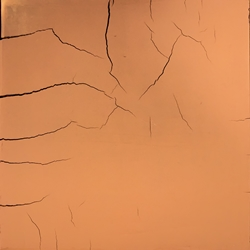
#> input picture crack_data/noise/1.jpg, 250 x 250 px, given as the content of the folder crack_data/noise/1.jpg, which was not available
$ python -i make_data.py   (imports and definitions only)
#> lines starting #> are read from the running program, lines starting #| are printed output that depends on the picture; pictures that were not available may be replaced by others from this repository, and a replacement may not be noted
import numpy as np
import cv2
import os

train_path = os.path.join('data', 'train') # recommended 400
val_path = os.path.join('data', 'val') # recommended 100
test_path = os.path.join('data', 'test') # recommended 106

row_size = 256
column_size = 256


def preprocessing (datum, shape) :
    datum = cv2.resize(datum, shape, cv2.INTER_AREA)
    datum = datum.astype(np.float32)

    return datum


def canny_data(datum) :
    datum = cv2.Canny(datum, 50, 200)

    return datum


def make_data (path) :
#> called with path = 'crack_data/noise/1.jpg'
    data_list = os.listdir(path)

    for datum in data_list :
        path_tmp = os.path.join(path, datum)

        img_tmp = cv2.imread(path_tmp, cv2.IMREAD_COLOR)
#> img_tmp is the input picture: shape (250, 250, 3); mean B, G, R 85.9, 137.6, 214.8
        #img_tmp = cv2.cvtColor(img_tmp, cv2.COLOR_GRAY2RGB)

        canny_img = canny_data(img_tmp)
#> in canny_data, `datum = cv2.Canny(datum, 50, 200)`:
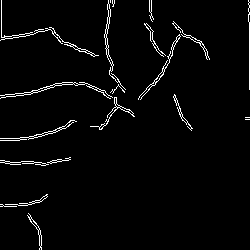
#> datum: shape (250, 250); 2.9% white in thin lines or dots

        img_tmp = preprocessing(img_tmp, (row_size, column_size))
        canny_img = cv2.cvtColor(canny_img, cv2.COLOR_GRAY2RGB)
#> canny_img: shape (250, 250, 3); 2.9% white in thin lines or dots

        canny_img = preprocessing(canny_img, (row_size, column_size))
#> call 2 of preprocessing, with shape = (256, 256)
#> in preprocessing (call 2), `datum = cv2.resize(datum, shape, cv2.INTER_AREA)`:
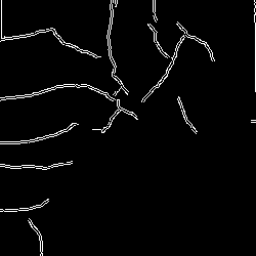
#> datum: shape (256, 256, 3); min 0, max 255, mean 7.4

        img = cv2.hconcat([img_tmp, canny_img])
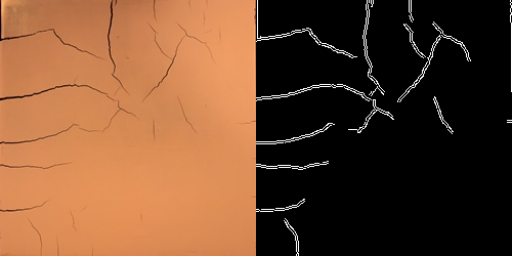
#> img: shape (256, 512, 3) float32; mean of channels 0, 1, 2 46.6, 72.5, 111.1; drawn as B, G, R

        os.remove(path_tmp)
        cv2.imwrite(path_tmp, img)


def main() :
    make_data(train_path)
    make_data(val_path)
    make_data(test_path)


# [2 lines not run here, left out]

>>> result = make_data('crack_data/noise/1.jpg')

$ run again, on crack_data/noise/10.JPG
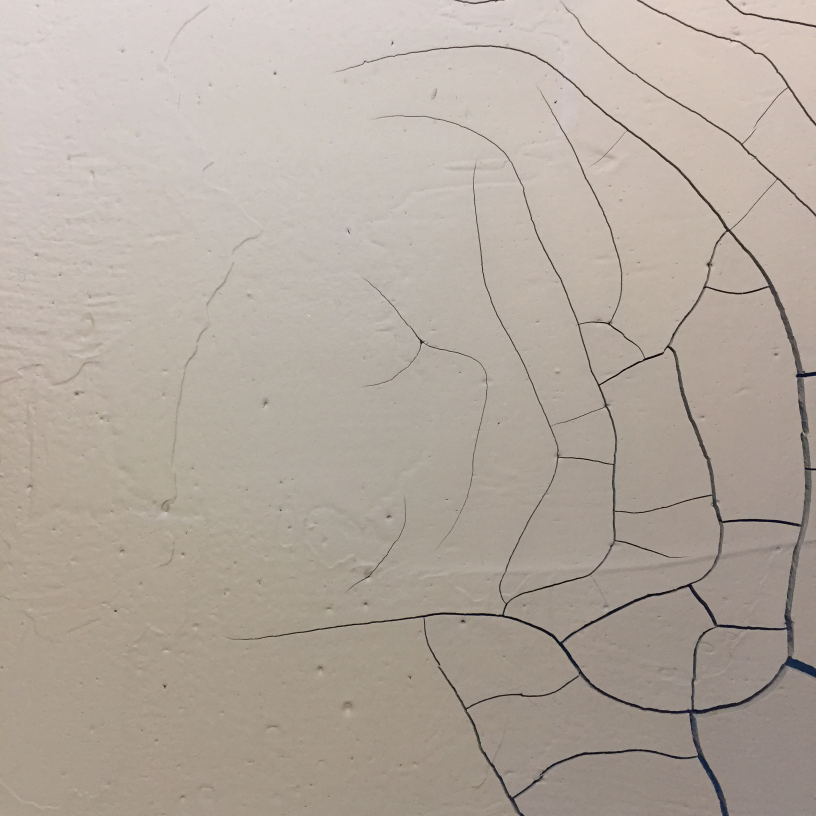
#> input picture crack_data/noise/10.JPG, 2448 x 2448 px, given as the content of the folder crack_data/noise/10.JPG, which was not available (shown at 1/3 size)
#> in make_data, img_tmp is the input picture: shape (2448, 2448, 3); mean B, G, R 158.5, 168.5, 179.1
#> in canny_data, `datum = cv2.Canny(datum, 50, 200)`:
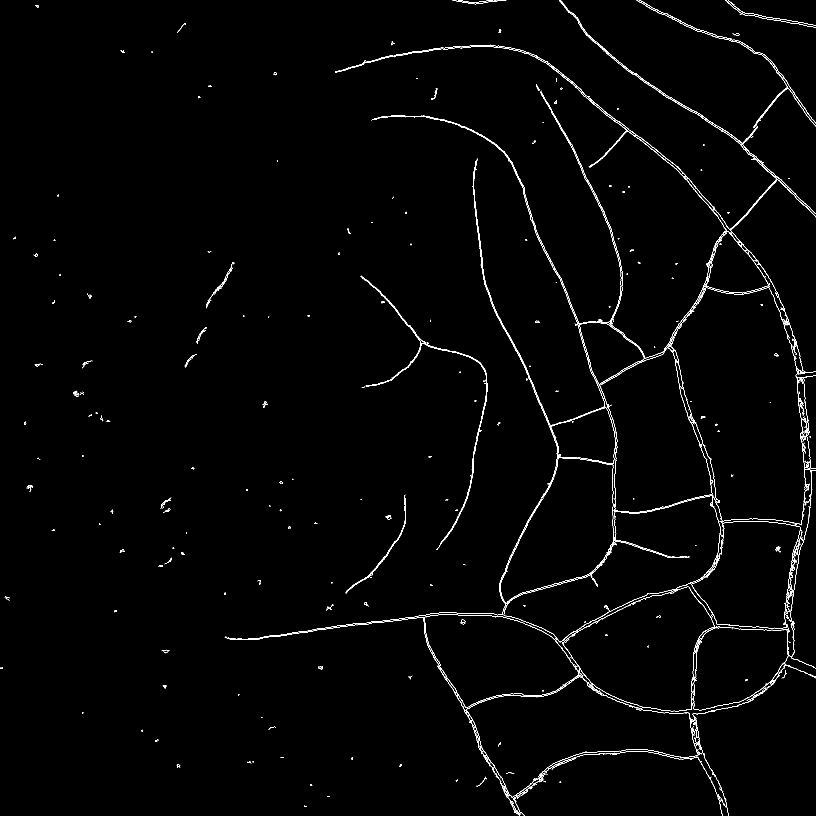
#> datum: shape (2448, 2448) (shown at 1/3 size); 0.91% white in thin lines or dots
#> canny_img: shape (2448, 2448, 3); 0.91% white in thin lines or dots
#> in make_data, `img = cv2.hconcat([img_tmp, canny_img])`:
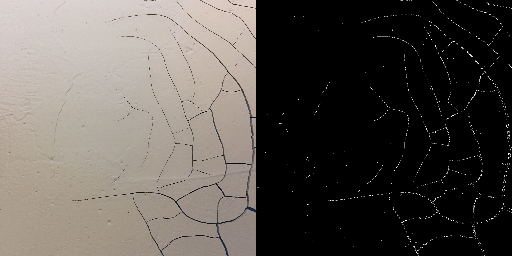
#> img: shape (256, 512, 3) float32; mean of channels 0, 1, 2 80.4, 85.4, 90.7; drawn as B, G, R

$ run again, on crack_data/noise/11.JPG
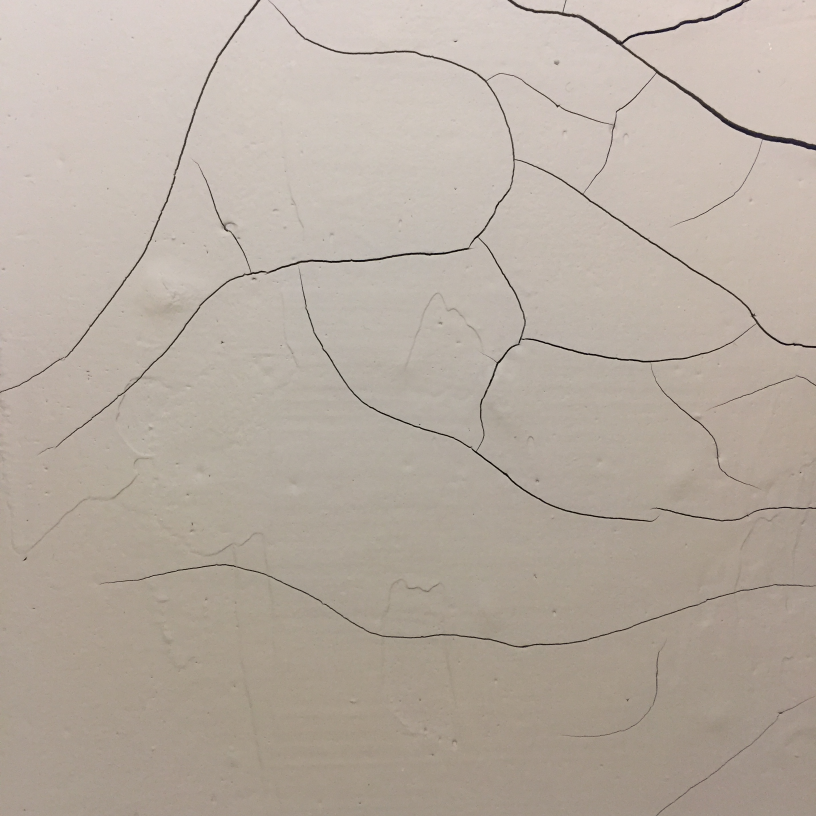
#> input picture crack_data/noise/11.JPG, 2448 x 2448 px, given as the content of the folder crack_data/noise/11.JPG, which was not available (shown at 1/3 size)
#> in make_data, img_tmp is the input picture: shape (2448, 2448, 3); mean B, G, R 160.7, 171.6, 182.6
#> in canny_data, `datum = cv2.Canny(datum, 50, 200)`:
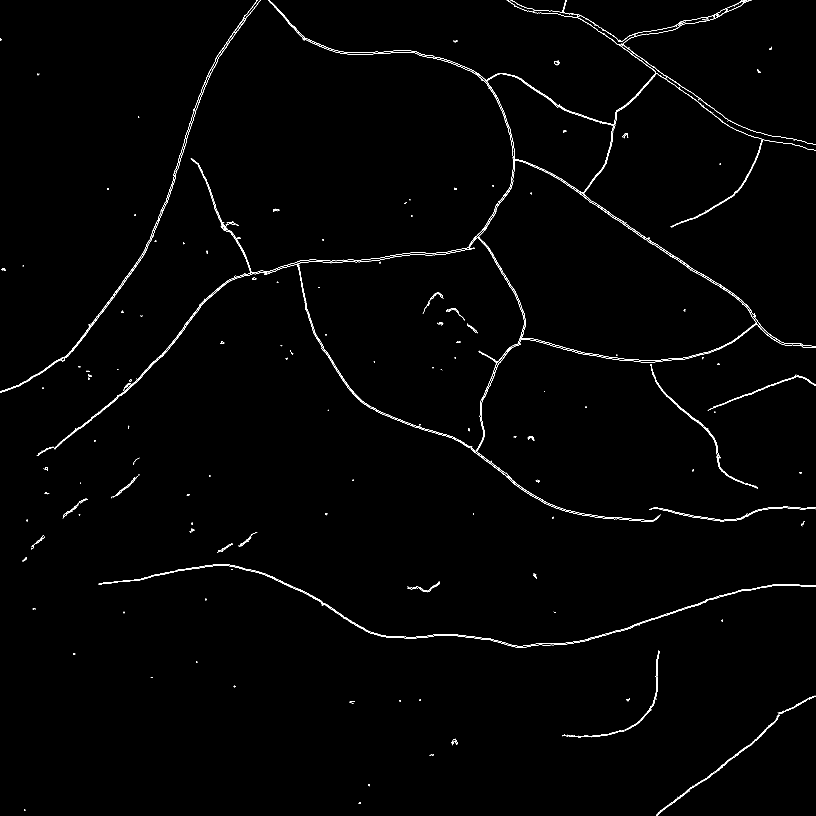
#> datum: shape (2448, 2448) (shown at 1/3 size); 0.7% white in thin lines or dots
#> canny_img: shape (2448, 2448, 3); 0.7% white in thin lines or dots
#> in make_data, `img = cv2.hconcat([img_tmp, canny_img])`:
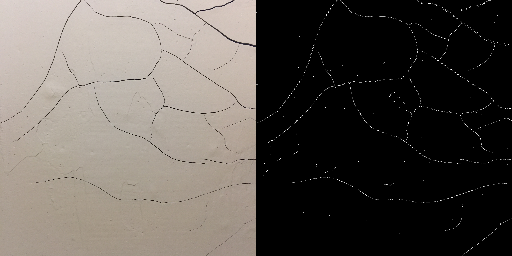
#> img: shape (256, 512, 3) float32; mean of channels 0, 1, 2 81.2, 86.6, 92.1; drawn as B, G, R
